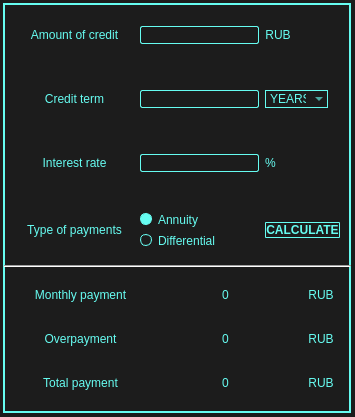
<?xml version="1.0" encoding="UTF-8"?>
<ui version="4.0">
 <class>CreditCalc</class>
 <widget class="QWidget" name="CreditCalc">
  <property name="geometry">
   <rect>
    <x>0</x>
    <y>0</y>
    <width>355</width>
    <height>417</height>
   </rect>
  </property>
  <property name="windowTitle">
   <string>CREDIT CALCULATOR</string>
  </property>
  <property name="styleSheet">
   <string notr="true">QWidget#CreditCalc {
	background-color: #1c1c1c;
}

QFrame#mainQFrame {
	border: 2px solid #66FCF1;
}

QRadioButton {
  color: #66FCF1;
}

QRadioButton::indicator {
    border: 1px solid #66FCF1;
    border-radius: 6px;
    width: 10px;
    height: 10px; 
}

QRadioButton::indicator:checked {
    background-color: #66FCF1;
}

QRadioButton::indicator:unchecked {
    background-color: #1c1c1c; 
}

QMessageBox {
    background-color: black;
}

QMessageBox QLabel {
    color: white;
}

QLabel {
	color: #66FCF1;
}

QPushButton {
	color: #66FCF1;
	border-radius: 1px;
	border: 1px solid #66FCF1;
	background-color: transparent;
}

QPushButton:pressed {
    color: #FFFFFF;
    background-color: #45A29E;
    border: 1px solid #45A29E;
}

QLineEdit {
	background-color: transparent;
	border-radius: 2px;
	border: 1px solid #66FCF1;
	color: #66FCF1;
}

QComboBox QAbstractItemView {
	background-color: #1c1c1c;
	selection-background-color: rgb(119, 118, 123);
	color: #66FCF1;
}

QComboBox {
	color: #66FCF1;
	border: 1px solid #66FCF1;
	background-color: transparent;
}</string>
  </property>
  <widget class="QFrame" name="mainQFrame">
   <property name="geometry">
    <rect>
     <x>3</x>
     <y>3</y>
     <width>348</width>
     <height>410</height>
    </rect>
   </property>
   <property name="frameShape">
    <enum>QFrame::StyledPanel</enum>
   </property>
   <property name="frameShadow">
    <enum>QFrame::Raised</enum>
   </property>
   <widget class="QWidget" name="gridLayoutWidget">
    <property name="geometry">
     <rect>
      <x>12</x>
      <y>-11</y>
      <width>325</width>
      <height>285</height>
     </rect>
    </property>
    <layout class="QGridLayout" name="inputQGridLayout">
     <item row="2" column="2">
      <widget class="QLabel" name="procentQLabel">
       <property name="sizePolicy">
        <sizepolicy hsizetype="Fixed" vsizetype="Expanding">
         <horstretch>0</horstretch>
         <verstretch>0</verstretch>
        </sizepolicy>
       </property>
       <property name="maximumSize">
        <size>
         <width>16777215</width>
         <height>30</height>
        </size>
       </property>
       <property name="text">
        <string>%</string>
       </property>
       <property name="alignment">
        <set>Qt::AlignCenter</set>
       </property>
      </widget>
     </item>
     <item row="0" column="1">
      <widget class="QLineEdit" name="amountQLineEdit">
       <property name="inputMask">
        <string/>
       </property>
       <property name="text">
        <string/>
       </property>
      </widget>
     </item>
     <item row="0" column="0">
      <widget class="QLabel" name="amountOfCreditQLabel">
       <property name="sizePolicy">
        <sizepolicy hsizetype="Expanding" vsizetype="Expanding">
         <horstretch>0</horstretch>
         <verstretch>0</verstretch>
        </sizepolicy>
       </property>
       <property name="maximumSize">
        <size>
         <width>16777215</width>
         <height>30</height>
        </size>
       </property>
       <property name="text">
        <string>Amount of credit</string>
       </property>
       <property name="alignment">
        <set>Qt::AlignCenter</set>
       </property>
      </widget>
     </item>
     <item row="1" column="0">
      <widget class="QLabel" name="creditTermQLabel">
       <property name="sizePolicy">
        <sizepolicy hsizetype="Expanding" vsizetype="Expanding">
         <horstretch>0</horstretch>
         <verstretch>0</verstretch>
        </sizepolicy>
       </property>
       <property name="maximumSize">
        <size>
         <width>16777215</width>
         <height>30</height>
        </size>
       </property>
       <property name="text">
        <string>Credit term</string>
       </property>
       <property name="alignment">
        <set>Qt::AlignCenter</set>
       </property>
      </widget>
     </item>
     <item row="0" column="2">
      <widget class="QLabel" name="rubQLabel_4">
       <property name="sizePolicy">
        <sizepolicy hsizetype="Fixed" vsizetype="Expanding">
         <horstretch>0</horstretch>
         <verstretch>0</verstretch>
        </sizepolicy>
       </property>
       <property name="maximumSize">
        <size>
         <width>16777215</width>
         <height>30</height>
        </size>
       </property>
       <property name="text">
        <string>RUB</string>
       </property>
       <property name="alignment">
        <set>Qt::AlignCenter</set>
       </property>
      </widget>
     </item>
     <item row="1" column="1">
      <widget class="QLineEdit" name="termQLineEdit">
       <property name="maxLength">
        <number>10</number>
       </property>
      </widget>
     </item>
     <item row="3" column="1">
      <layout class="QVBoxLayout" name="typeOfPaymentQVBoxLayout">
       <item>
        <widget class="QRadioButton" name="annuityQRadioButton">
         <property name="font">
          <font>
           <weight>50</weight>
           <bold>false</bold>
          </font>
         </property>
         <property name="text">
          <string>Annuity</string>
         </property>
         <property name="checked">
          <bool>true</bool>
         </property>
        </widget>
       </item>
       <item>
        <widget class="QRadioButton" name="differentialQRadioButton">
         <property name="font">
          <font>
           <weight>50</weight>
           <bold>false</bold>
          </font>
         </property>
         <property name="text">
          <string>Differential</string>
         </property>
        </widget>
       </item>
      </layout>
     </item>
     <item row="2" column="1">
      <widget class="QLineEdit" name="rateQLineEdit">
       <property name="maxLength">
        <number>10</number>
       </property>
      </widget>
     </item>
     <item row="3" column="0">
      <widget class="QLabel" name="typeOfPaymentsQLabel">
       <property name="sizePolicy">
        <sizepolicy hsizetype="Expanding" vsizetype="Expanding">
         <horstretch>0</horstretch>
         <verstretch>0</verstretch>
        </sizepolicy>
       </property>
       <property name="maximumSize">
        <size>
         <width>16777215</width>
         <height>30</height>
        </size>
       </property>
       <property name="text">
        <string>Type of payments</string>
       </property>
       <property name="alignment">
        <set>Qt::AlignCenter</set>
       </property>
      </widget>
     </item>
     <item row="3" column="2">
      <widget class="QPushButton" name="calculateQPushButton">
       <property name="sizePolicy">
        <sizepolicy hsizetype="Minimum" vsizetype="Fixed">
         <horstretch>0</horstretch>
         <verstretch>0</verstretch>
        </sizepolicy>
       </property>
       <property name="font">
        <font>
         <pointsize>9</pointsize>
         <weight>75</weight>
         <bold>true</bold>
        </font>
       </property>
       <property name="text">
        <string>CALCULATE</string>
       </property>
      </widget>
     </item>
     <item row="1" column="2">
      <widget class="QComboBox" name="dateQComboBox">
       <property name="sizePolicy">
        <sizepolicy hsizetype="Fixed" vsizetype="Fixed">
         <horstretch>0</horstretch>
         <verstretch>0</verstretch>
        </sizepolicy>
       </property>
       <property name="font">
        <font>
         <italic>false</italic>
        </font>
       </property>
       <item>
        <property name="text">
         <string>YEARS</string>
        </property>
       </item>
       <item>
        <property name="text">
         <string>MONTH</string>
        </property>
       </item>
      </widget>
     </item>
     <item row="2" column="0">
      <widget class="QLabel" name="interestRateQLabel">
       <property name="sizePolicy">
        <sizepolicy hsizetype="Expanding" vsizetype="Expanding">
         <horstretch>0</horstretch>
         <verstretch>0</verstretch>
        </sizepolicy>
       </property>
       <property name="maximumSize">
        <size>
         <width>16777215</width>
         <height>30</height>
        </size>
       </property>
       <property name="text">
        <string>Interest rate</string>
       </property>
       <property name="alignment">
        <set>Qt::AlignCenter</set>
       </property>
      </widget>
     </item>
    </layout>
   </widget>
   <widget class="QWidget" name="gridLayoutWidget_2">
    <property name="geometry">
     <rect>
      <x>8</x>
      <y>272</y>
      <width>330</width>
      <height>128</height>
     </rect>
    </property>
    <layout class="QGridLayout" name="outputQGridLayout">
     <item row="1" column="2">
      <widget class="QLabel" name="rubQLabel">
       <property name="maximumSize">
        <size>
         <width>40</width>
         <height>37</height>
        </size>
       </property>
       <property name="text">
        <string>RUB</string>
       </property>
       <property name="alignment">
        <set>Qt::AlignCenter</set>
       </property>
      </widget>
     </item>
     <item row="2" column="0">
      <widget class="QLabel" name="totalPaymentQLabel">
       <property name="text">
        <string>Total payment</string>
       </property>
       <property name="alignment">
        <set>Qt::AlignCenter</set>
       </property>
      </widget>
     </item>
     <item row="2" column="1">
      <widget class="QLabel" name="totalPaymentOutputQLabel">
       <property name="text">
        <string>0</string>
       </property>
       <property name="alignment">
        <set>Qt::AlignCenter</set>
       </property>
      </widget>
     </item>
     <item row="0" column="2">
      <widget class="QLabel" name="rubQLabel_2">
       <property name="maximumSize">
        <size>
         <width>40</width>
         <height>37</height>
        </size>
       </property>
       <property name="text">
        <string>RUB</string>
       </property>
       <property name="alignment">
        <set>Qt::AlignCenter</set>
       </property>
      </widget>
     </item>
     <item row="1" column="0">
      <widget class="QLabel" name="overpaymentQLabel">
       <property name="text">
        <string>Overpayment</string>
       </property>
       <property name="alignment">
        <set>Qt::AlignCenter</set>
       </property>
      </widget>
     </item>
     <item row="0" column="0">
      <widget class="QLabel" name="monthlyPaymentQLabel">
       <property name="text">
        <string>Monthly payment</string>
       </property>
       <property name="alignment">
        <set>Qt::AlignCenter</set>
       </property>
      </widget>
     </item>
     <item row="2" column="2">
      <widget class="QLabel" name="rubQLabel_3">
       <property name="maximumSize">
        <size>
         <width>40</width>
         <height>37</height>
        </size>
       </property>
       <property name="text">
        <string>RUB</string>
       </property>
       <property name="alignment">
        <set>Qt::AlignCenter</set>
       </property>
      </widget>
     </item>
     <item row="1" column="1">
      <widget class="QLabel" name="overpaymentOutputQLabel">
       <property name="text">
        <string>0</string>
       </property>
       <property name="alignment">
        <set>Qt::AlignCenter</set>
       </property>
      </widget>
     </item>
     <item row="0" column="1">
      <widget class="QLabel" name="monthlyPaymentOutputQLabel">
       <property name="text">
        <string>0</string>
       </property>
       <property name="alignment">
        <set>Qt::AlignCenter</set>
       </property>
      </widget>
     </item>
    </layout>
   </widget>
  </widget>
  <widget class="Line" name="horizontalQLine">
   <property name="geometry">
    <rect>
     <x>4</x>
     <y>265</y>
     <width>347</width>
     <height>2</height>
    </rect>
   </property>
   <property name="styleSheet">
    <string notr="true">QFrame[frameShape=&quot;4&quot;],
QFrame[frameShape=&quot;5&quot;]
{
    border: none;
    background: #66FCF1;
}</string>
   </property>
   <property name="orientation">
    <enum>Qt::Horizontal</enum>
   </property>
  </widget>
 </widget>
 <resources/>
 <connections/>
</ui>
